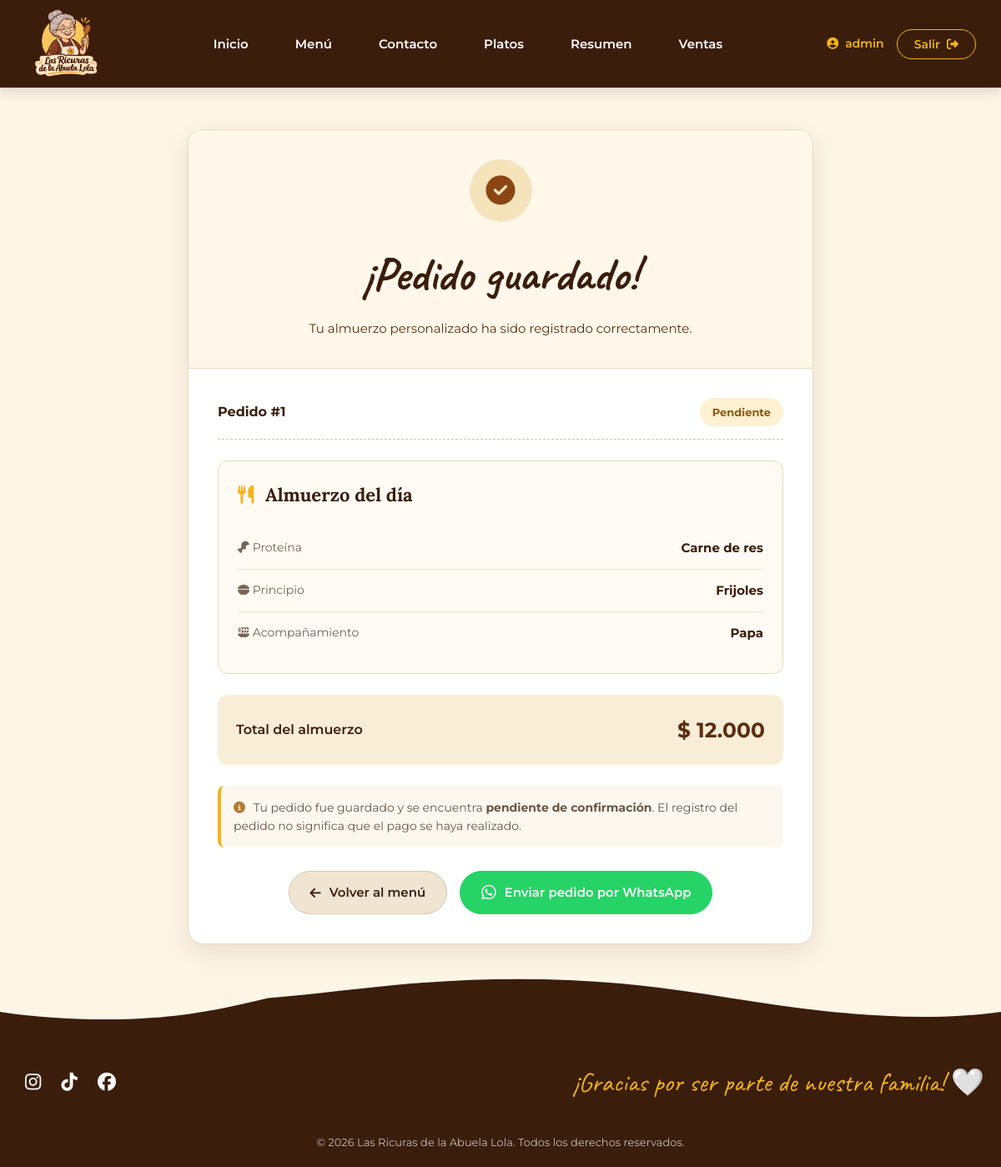
Page /pedidos-personalizados/1/ (signed in) on the committed database.
### las_ricuras/models.py (models this page shows, shortened)
class PedidoConEleccion(models.Model):
    ESTADOS = [
        ('pendiente', 'Pendiente'),
        ('confirmado', 'Confirmado'),
        ('cancelado', 'Cancelado'),
        ('pagado', 'Pagado')
    ]
    usuario = models.ForeignKey(
        settings.AUTH_USER_MODEL,
        on_delete=models.SET_NULL,
        null=True,
        blank=True
    )
    plato = models.ForeignKey(
        'Plato',
        on_delete=models.SET_NULL,
        null=True,
        blank=True
    )
    nombre_plato = models.CharField(max_length=200)
    proteina = models.CharField(max_length=80)
    principio = models.CharField(max_length=80)
    acompanamiento = models.CharField(max_length=80)
    precio = models.DecimalField(
        max_digits=10,
        decimal_places=2
    )
    estado = models.CharField(
        max_length=12,
        choices=ESTADOS,
        default='pendiente'
    )
    fecha = models.DateTimeField(auto_now_add=True)
    venta_registrada = models.BooleanField(default=False)

### las_ricuras/views.py (the view, shortened to what this page needs)
# urls.py: path('pedidos-personalizados/<int:id>/',views.pedido_personalizado,name='pedido_personalizado'),
def pedido_personalizado(request, id):
    pedido = get_object_or_404(
        PedidoConEleccion,
        id=id
    )
    es_propietario = (
        request.user.is_authenticated
        and pedido.usuario_id == request.user.id
    )
    token = request.GET.get('token', '')
    token_valido = False
    if not es_propietario and not token_valido:
        raise Http404('Pedido no encontrado')
    precio_formateado = f"{pedido.precio:,.0f}".replace(',', '.')
    cliente = (
        pedido.usuario.username
        if pedido.usuario_id
        else 'Cliente invitado'
    )
    mensaje = (
        "Hola, quiero realizar un pedido en "
        "Ricuras de la Abuela Lola.\n\n"
        f"Pedido #{pedido.id}\n"
        f"Plato: {pedido.nombre_plato}\n\n"
        "Mi almuerzo personalizado:\n"
        f"Proteína: {pedido.proteina}\n"
        f"Principio: {pedido.principio}\n"
        f"Acompañamiento: {pedido.acompanamiento}\n\n"
        f"Total: ${precio_formateado} COP\n"
        f"Cliente: {cliente}\n\n"
        "Quisiera confirmar mi pedido. ¡Gracias!"
    )
    numero_whatsapp = '573118299494'
    whatsapp_url = (
        f'https://wa.me/{numero_whatsapp}'
        f'?text={quote(mensaje)}'
    )
    return render(
        request,
        'pedido_personalizado.html',
        {
            'pedido': pedido,
            'whatsapp_url': whatsapp_url
        }
    )

### las_ricuras/templatetags/currency_filters.py (called while the page is built)
@register.filter
def cop(value):
    try:
        precio = Decimal(str(value))
        precio = int(precio)
        return f" {precio:,}".replace(",",".")
    except (ValueError, TypeError,InvalidOperation):
        return value

### las_ricuras/templates/pedido_personalizado.html (shortened to what this page needs)
{% extends 'base.html' %}
{% load static %}
{% load currency_filters %}
{% block contenido %}
<div class="pedido-contenedor">
    <div class="pedido-encabezado">
        <div class="pedido-icono">
            <i class="fa-solid fa-circle-check"></i>
        </div>
        <h2>¡Pedido guardado!</h2>
        <p>
            Tu almuerzo personalizado ha sido registrado correctamente.
        </p>
    </div>
    <div class="pedido-contenido">
        <div class="pedido-numero">
            <strong>
                Pedido #{{ pedido.id }}
            </strong>
            <span class="pedido-estado {% if pedido.estado == 'confirmado' %}confirmado{% elif pedido.estado == 'cancelado' %}cancelado{% endif %}">
                {{ pedido.get_estado_display }}
            </span>
        </div>
        <div class="pedido-plato">
            <h3>
                <i class="fa-solid fa-utensils"></i>
                {{ pedido.nombre_plato }}
            </h3>
            <div class="pedido-detalle">
                <span>
                    <i class="fa-solid fa-drumstick-bite"></i>
                    Proteína
                </span>
                <strong>
                    {{ pedido.proteina }}
                </strong>
            </div>
            <div class="pedido-detalle">
                <span>
                    <i class="fa-solid fa-bowl-food"></i>
                    Principio
                </span>
                <strong>
                    {{ pedido.principio }}
                </strong>
            </div>
            <div class="pedido-detalle">
                <span>
                    <i class="fa-solid fa-plate-wheat"></i>
                    Acompañamiento
                </span>
                <strong>
                    {{ pedido.acompanamiento }}
                </strong>
            </div>
        </div>
        <div class="pedido-total">
            <span>
                Total del almuerzo
            </span>
            <strong>
                ${{ pedido.precio|cop }}
            </strong>
        </div>
        <div class="pedido-aviso">
            <i class="fa-solid fa-circle-info"></i>
            Tu pedido fue guardado y se encuentra
            <strong>pendiente de confirmación</strong>.
            El registro del pedido no significa que el pago
            se haya realizado.
        </div>
<div class="pedido-botones">
    <a href="{% url 'menu' %}"
       class="btn-pedido btn-volver">
        <i class="fa-solid fa-arrow-left"></i>
        Volver al menú
    </a>
    <a href="{{ whatsapp_url }}"
       target="_blank"
       rel="noopener noreferrer"
       class="btn-pedido btn-whatsapp">
        <i class="fa-brands fa-whatsapp"></i>
        Enviar pedido por WhatsApp
    </a>
</div>
    </div>
</div>
{% endblock %}

### las_ricuras/templates/base.html (shortened to what this page needs)
{% load static %}
<!DOCTYPE html>
<html lang="es">
<head>
    <link rel="stylesheet" href="https://cdnjs.cloudflare.com/ajax/libs/font-awesome/6.5.0/css/all.min.css">
</head>
<body>
    <header>
        <div class="header-container">
            <a href="{% url 'inicio' %}" class="logo-link">
                <img src="{% static 'core/img/Logo.png' %}" alt="Logo Abuela Lola">
            </a>
            <nav class="nav-menu">
                <a href="{% url 'inicio' %}" class="{% if request.resolver_match.url_name == 'inicio' %}activo{% endif %}">Inicio</a>
                <a href="{% url 'menu' %}" class="{% if request.resolver_match.url_name == 'menu' %}activo{% endif %}">Menú</a>
                <a href="{% url 'contacto' %}" class="{% if request.resolver_match.url_name == 'contacto' %}activo{% endif %}">Contacto</a>
                {% if user.is_authenticated and user.is_staff %}
                    <a href="{% url 'Platos' %}" class="{% if request.resolver_match.url_name == 'Platos' %}activo{% endif %}">Platos</a>
                    <a href="{% url 'resumen_ventas' %}" class="{% if request.resolver_match.url_name == 'resumen_ventas' %}activo{% endif %}">Resumen</a>
                    <a href="{% url 'registrar_venta' %}" class="{% if request.resolver_match.url_name == 'registrar_venta' %}activo{% endif %}">Ventas</a>
                {% endif %}
            </nav>
            <div class="user-section">
                {% if user.is_authenticated %}
                    <span class="user-info">
                        <i class="fa-solid fa-circle-user"></i> {{ user.username }}
                    </span>
                    <form action="{% url 'logout' %}" method="post" style="display:inline; margin:0;">
                        <button type="submit" class="btn-sesion">
                            Salir <i class="fa-solid fa-right-from-bracket"></i>
                        </button>
                    </form>
                {% else %}
                    <a href="{% url 'login' %}" class="btn-sesion">
                        <i class="fa-solid fa-right-to-bracket"></i> Iniciar Sesión
                    </a>
                {% endif %}
            </div>
        </div>
    </header>
    <main>
        {% block contenido %}{% endblock %}
    </main>
    <footer>
        <div class="footer-content">
            <div class="footer-redes">
                <a href="#"><i class="fa-brands fa-instagram"></i></a>
                <a href="#"><i class="fa-brands fa-tiktok"></i></a>
                <a href="#"><i class="fa-brands fa-facebook"></i></a>
            </div>
            <p class="footer-frase">¡Gracias por ser parte de nuestra familia! 🤍</p>
            <div class="footer-copy">
                <p>&copy; 2026 Las Ricuras de la Abuela Lola. Todos los derechos reservados.</p>
            </div>
        </div>
    </footer>
</body>
</html>

### las_ricuras/templates/base.html (style rules this page uses)
* { box-sizing: border-box; margin: 0; padding: 0; }
:root { --cafe-oscuro: #3b1d0b; --cafe-medio: #5c2e0e; --crema: #fdf5e6; --dorado: #f4b41a; --texto: #4a2c11; --blanco: #ffffff; }
body { font-family: 'Montserrat', sans-serif; background-color: var(--crema); color: var(--texto); line-height: 1.6; display: flex; flex-direction: column; min-height: 100vh; overflow-x: hidden; }
header { background-color: var(--cafe-oscuro); width: 100%; position: sticky; top: 0; z-index: 1000; box-shadow: 0 4px 15px rgba(0,0,0,0.15); }
.header-container { display: flex; justify-content: space-between; align-items: center; max-width: 1300px; margin: 0 auto; padding: 10px 30px; min-height: 90px; }
.logo-link img { height: 85px; width: auto; object-fit: contain; transition: transform 0.3s; display: block; }
.nav-menu { display: flex; gap: 20px; align-items: center; flex-wrap: wrap; }
.nav-menu a { color: var(--blanco); text-decoration: none; font-weight: 600; font-size: 15px; transition: 0.3s; padding: 8px 18px; border-radius: 25px; }
.user-section { display: flex; align-items: center; gap: 15px; }
.user-info { display: flex; align-items: center; gap: 8px; color: var(--dorado); font-weight: 600; font-size: 14px; }
.btn-sesion { background: transparent; border: 1.5px solid var(--dorado); color: var(--dorado); padding: 8px 20px; border-radius: 25px; text-decoration: none; font-weight: 600; font-size: 14px; cursor: pointer; display: flex; align-items: center; gap: 8px; transition: 0.3s; font-family: 'Montserrat', sans-serif; }
main { flex: 1; width: 100%; padding-bottom: 40px; }
footer { background-color: var(--cafe-oscuro); color: var(--blanco); text-align: center; padding: 50px 20px 20px; position: relative; margin-top: auto; }
.footer-wave { position: absolute; top: -49px; left: 0; width: 100%; height: 50px; }
.footer-content { display: flex; justify-content: space-between; align-items: center; max-width: 1200px; margin: 0 auto; flex-wrap: wrap; gap: 20px; }
.footer-redes a { color: var(--blanco); margin: 0 10px; font-size: 22px; transition: 0.3s; }
.footer-frase { font-family: 'Caveat', cursive; font-size: 2rem; color: var(--dorado); margin: 0; }
.footer-copy { width: 100%; font-size: 13px; opacity: 0.7; margin-top: 15px; }

### rows in the picture
PedidoConEleccion: id "1", estado "Pendiente", nombre_plato "Almuerzo del día", proteina "Carne de res", principio "Frijoles", acompanamiento "Papa", precio|cop "12.000"

### other values in the picture
{{ user.username }} "admin"
